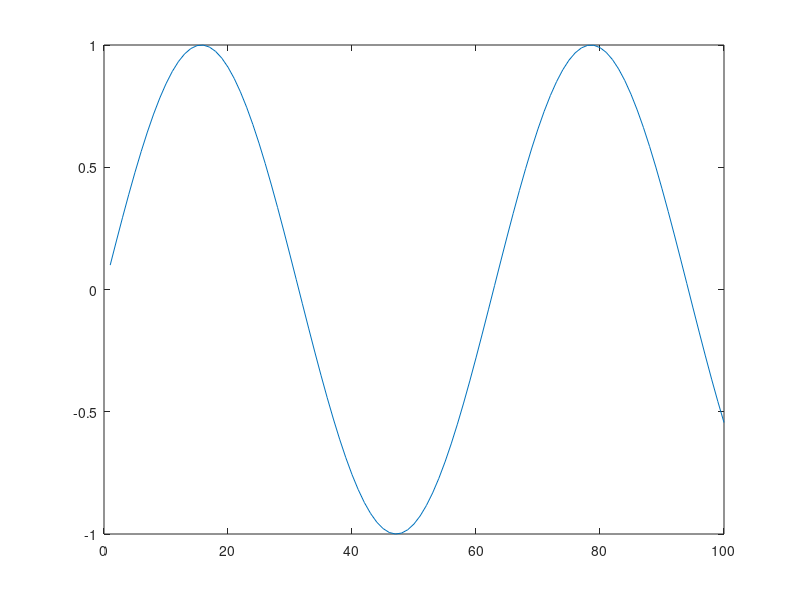
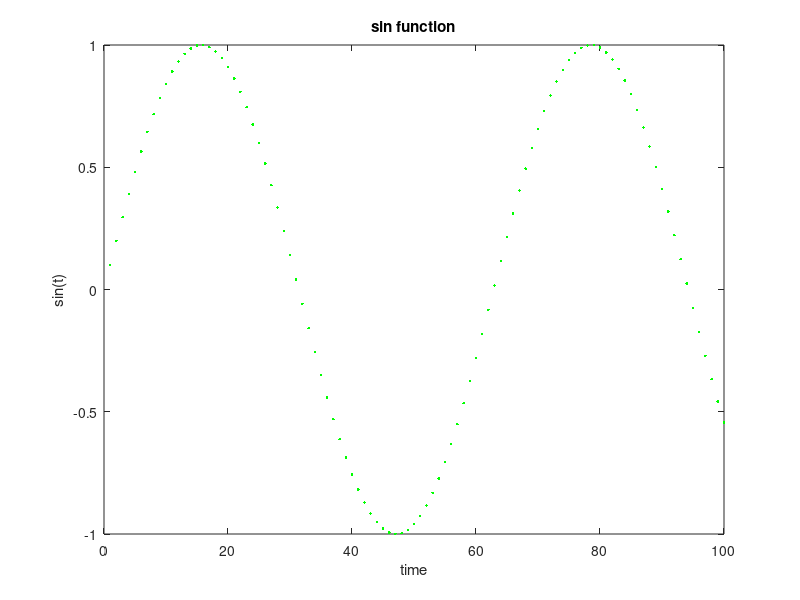

The MATLAB script that drew these images, in order: (Note: this script raises an error after producing the figures.)
%%% review

a = 1;   %%% scalar
dist = [180 210 140 170 160];  %%% vector
scores = [ 98 85 93; 78 81 82; 65 72 67; 88 89 91; 99 96 98]; %%% matrix

%%% indexing --> Remember: x,y = rows, columns
scores(1,:) % row 1, all columns
scores(:,1) % all rows, column 1 

%%% functions on a vector/array
area = [1 4 9 16 25]; 
side = sqrt(area) % element wise operation, returns vector/array: [1 2 3 4 5] % WHY don't need '.'? B/C fcn?

%strings
name = 'kris' % array w/4 string elements
name(1) % returns 'k'

%%% PLOTTING

%%% line plots

t = 1:100; %%% note semicolon - 1 (row) x 100 (column) matrix
y = sin(t/10); %storing result of sin(t/10) in variable y
figure
plot(t,y); % plots 1 -> 100 time points (t) vs output of sin() when t (1 -> 100) is it's argument 
           %[plot(Y) plots the columns of Y versus their index.]

%note: --- help for plot ---

 %plot   Linear plot. 
    %plot(X,Y) plots vector Y versus vector X. 
    %If X or Y is a matrix, then the vector is plotted versus the rows or columns of the matrix,
    %whichever line up.  
    
    %plot(Y) plots the columns of Y versus their index.
    
figure % new figure
plot(t,y,'g.'); % g. = green dots. help [plot] for more
title('sin function')
xlabel('time')
ylabel('sin(t)')

load sample_trace  %%% v = (time, neuron)... 2 neuron columns & index is time
size(v) % 100 row x 2 column matrix
figure
plot(v(:,1)); % plots matrix v (all rows, column/neuron 1) against the index (time)
 
hold on % same figure
plot(v(:,2),'g'); % plot 2nd column in green

xlabel('secs')
ylabel('volts')

%%% bar graphs

% for vectors/arrays
firingRate = [12 18 10]; % make a vector/array
figure 
bar(firingRate) %plots array element vs index in bar graph form
ylabel('rate')

% for entire matrix
figure
bar(scores) % scores is a 5 (rows) x 3 (columns) matrix 
% Result of bar(scores) is elements in each row grouped by column plotted against index

% for only one row of matrix
figure % new figure
studentAvg = mean(scores,2); % average of elements in matrix 'scores' taken across rows (gives column array)
bar(studentAvg) % plots column element vs index; similar to bar(array)

%%% if/then
x = -1; % define variable
sqrt(x) % sqrt(x) is variable stored as 'ans'
if x<0 % if x is less than zero
    display('warning! imaginary number!') % then displat string
else % if x is not less than zero
    display('real number') % display different string
end %note: when entering this if/then statement piece by piece in command line, it ony executes (and shows
%me 'warning!' after I type 'end'

%change to file

